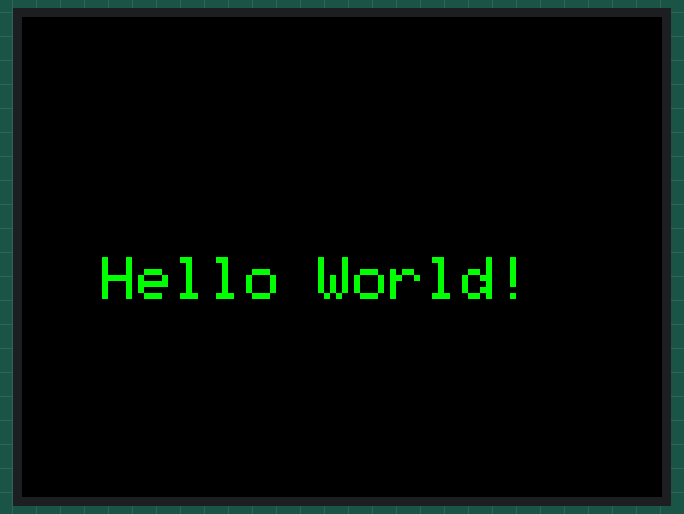
Bench run of a sketch on a simulated Arduino Uno, built with avr-gcc and run on an emulated ATmega328P. On the bench: 320×240 colour display.

Above: at 0.3 s.

The sketch:

Basic_Hello_World.ino
```cpp
#include <MCUFRIEND_kbv.h>
#include <Adafruit_GFX.h>

MCUFRIEND_kbv tft;

void setup() {
  Serial.begin(9600);
  uint16_t ID = tft.readID();
  tft.begin(ID);

  tft.setRotation(1);   // Landscape. Try 0 if you want Portrait.

  tft.fillScreen(0x0000); // Black background

  tft.setTextColor(0x07E0); // Green text
  tft.setTextSize(3);       // Medium-large text
  tft.setCursor(40, 120);   // x, y position
  tft.print("Hello World!");
}

void loop() {
  // Nothing
}
```
